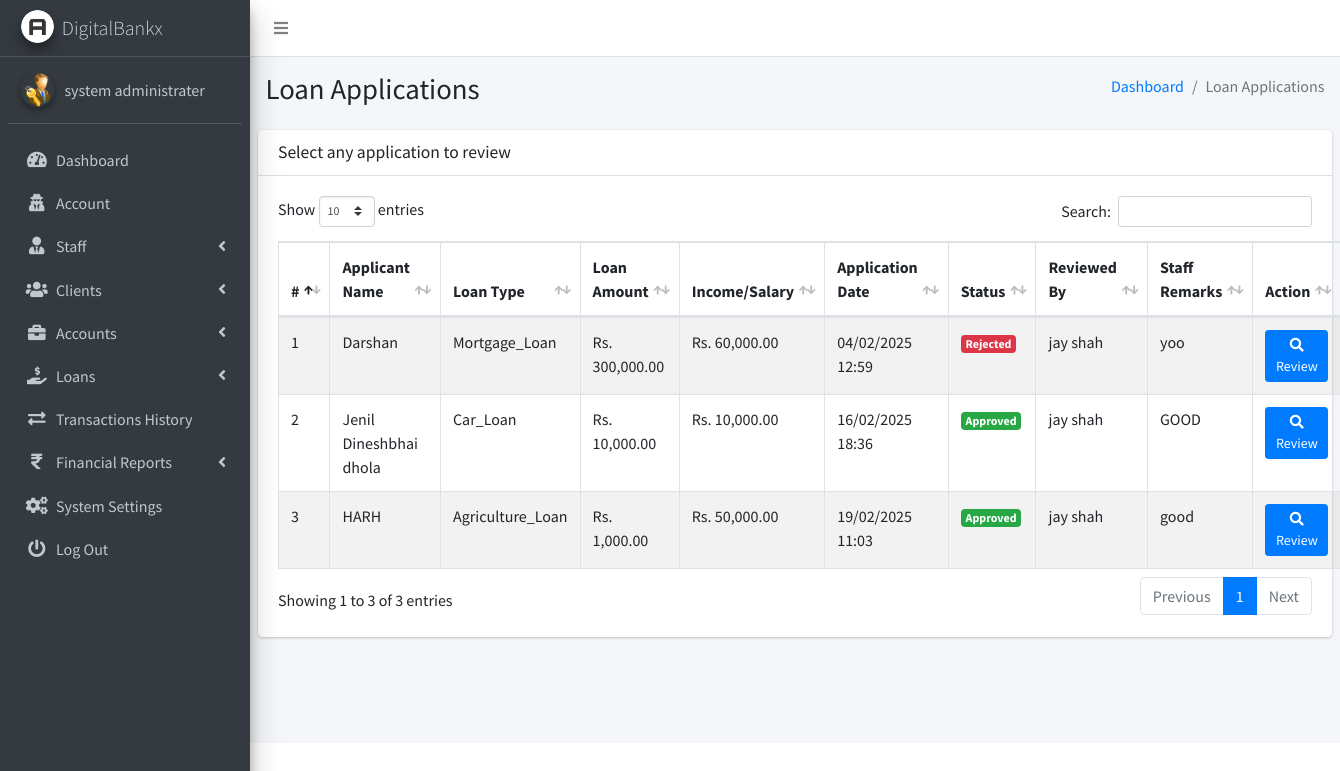
/admin/pages_review_loan_list.php (signed in), run on an earlier commit of the app's database.
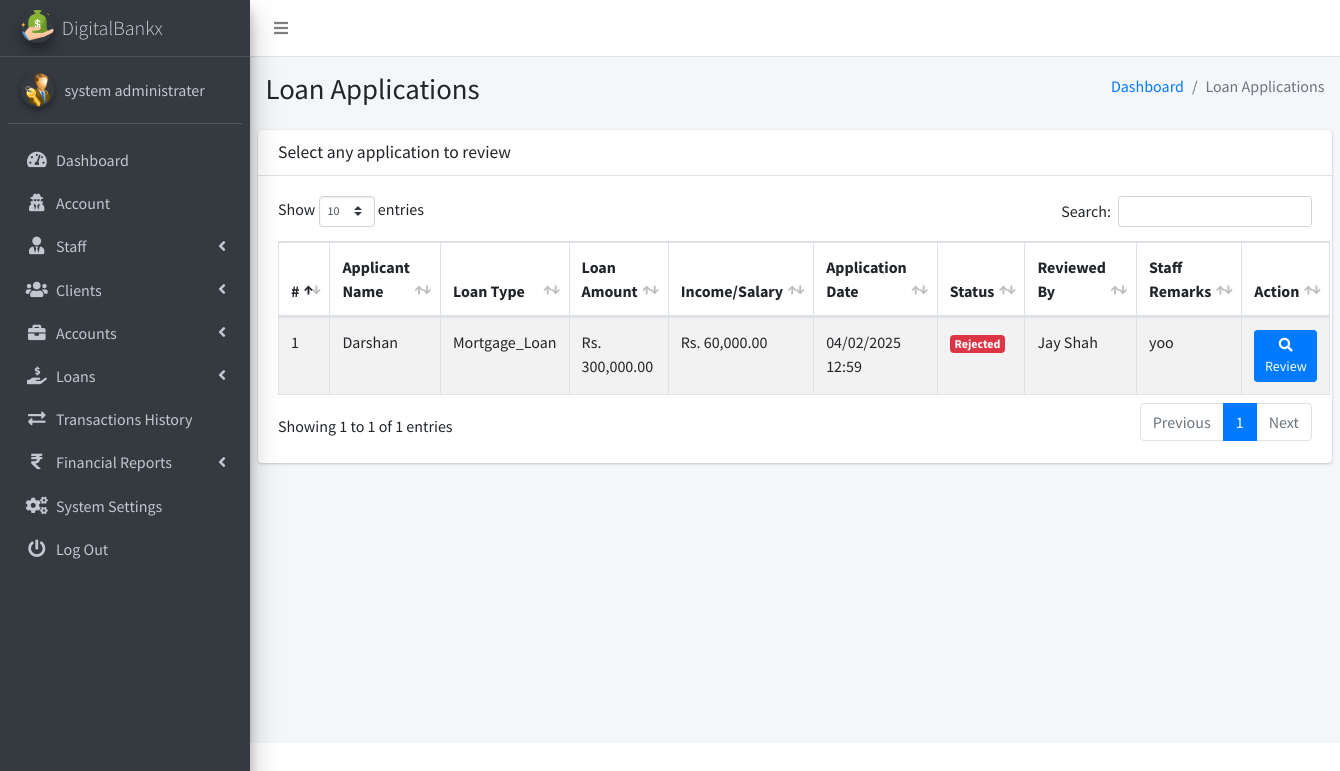
And on a later commit of the database.
### tables this page shows
CREATE TABLE `ib_systemsettings` (
  `id` int(20) NOT NULL,
  `sys_name` longtext NOT NULL,
  `sys_tagline` longtext NOT NULL,
  `sys_logo` varchar(200) NOT NULL,
  `is_active` tinyint(1) NOT NULL DEFAULT 1
);

CREATE TABLE `ib_admin` (
  `admin_id` int(11) NOT NULL,
  `name` varchar(200) NOT NULL,
  `email` varchar(200) NOT NULL,
  `number` varchar(200) NOT NULL,
  `password` varchar(200) NOT NULL,
  `profile_pic` varchar(200) NOT NULL,
  `is_active` tinyint(1) NOT NULL DEFAULT 1,
  `otp` varchar(6) DEFAULT NULL,
  `otp_expiry` datetime DEFAULT NULL
);

CREATE TABLE `loan_applications` (
  `id` int(10) UNSIGNED NOT NULL,
  `applicant_name` varchar(255) NOT NULL,
  `loan_amount` decimal(10,2) NOT NULL,
  `application_date` datetime DEFAULT current_timestamp(),
  `status` enum('pending','approved','rejected','recommended') NOT NULL,
  `reviewed_by` int(11) DEFAULT NULL,
  `admin_review_id` int(11) DEFAULT NULL,
  `review_date` datetime DEFAULT NULL,
  `staff_remark` text DEFAULT NULL,
  `admin_remark` text NOT NULL,
  `client_id` int(10) UNSIGNED NOT NULL,
  `loan_type_id` int(11) DEFAULT NULL,
  `is_approved_by_staff` tinyint(1) DEFAULT 0,
  `income_salary` decimal(10,2) NOT NULL
);

CREATE TABLE `loan_types` (
  `id` int(11) NOT NULL,
  `type_name` varchar(100) NOT NULL,
  `description` text DEFAULT NULL,
  `interest_rate` decimal(5,2) NOT NULL,
  `max_amount` decimal(15,2) NOT NULL,
  `created_at` timestamp NOT NULL DEFAULT current_timestamp(),
  `is_active` tinyint(1) NOT NULL DEFAULT 1
);

### admin/pages_review_loan_list.php (the view, shortened to what the changed rows need)
<?php
include('conf/config.php');
$query = "SELECT la.*, lt.type_name, la.income_salary, COALESCE(ibs.name, 'N/A') AS reviewer_name
          FROM loan_applications la
          LEFT JOIN loan_types lt ON la.loan_type_id = lt.id
          LEFT JOIN ib_staff ibs ON la.reviewed_by = ibs.staff_id
          WHERE la.status <> 'pending'";
$loanResult = $mysqli->query($query);
?>
<!DOCTYPE html>
<html>
<head>
    <?php include("dist/_partials/head.php"); ?>
</head>
<body class="hold-transition sidebar-mini layout-fixed layout-navbar-fixed">
    <div class="wrapper">
        <?php include("dist/_partials/sidebar.php"); ?>
        <div class="content-wrapper">
            <section class="content-header">
                <div class="container-fluid">
                    <div class="row mb-2">
                        <div class="col-sm-6">
                            <h1>Loan Applications</h1>
                        </div>
                    </div>
                </div>
            </section>
            <section class="content">
                <div class="row">
                    <div class="col-12">
                        <div class="card">
                            <div class="card-header">
                                <h3 class="card-title">Select any application to review</h3>
                            </div>
                            <div class="card-body">
                                <table id="example1" class="table table-bordered table-hover table-striped">
                                    <thead>
                                        <tr>
                                            <th>#</th>
                                            <th>Applicant Name</th>
                                            <th>Loan Type</th>
                                            <th>Loan Amount</th>
                                            <th>Income/Salary</th>
                                            <th>Application Date</th>
                                            <th>Status</th>
                                            <th>Reviewed By</th>
                                            <th>Staff Remarks</th>
                                            <th>Action</th>
                                        </tr>
                                    </thead>
                                    <tbody>
                                        <?php
    $cnt = 1;
    if ($loanResult->num_rows > 0) {
        while ($row = $loanResult->fetch_object()) {
            echo "<tr>";
            echo "<td>" . $cnt . "</td>";
            echo "<td>" . htmlspecialchars($row->applicant_name ?? '') . "</td>";
            echo "<td>" . htmlspecialchars($row->type_name ?? '') . "</td>";
            echo "<td>Rs. " . number_format($row->loan_amount, 2) . "</td>";
            echo "<td>Rs. " . number_format($row->income_salary, 2) . "</td>";
            echo "<td>" . date('d/m/Y H:i', strtotime($row->application_date)) . "</td>";
            $badgeClass = 'danger';
            if ($row->status == 'approved') {
                $badgeClass = 'success';
            }
            echo "<td><span class=\"badge badge-$badgeClass\">" . ucfirst($row->status) . "</span></td>";
            echo "<td>" . htmlspecialchars($row->reviewer_name ?? '') . "</td>";
            echo "<td>" . htmlspecialchars($row->staff_remark ?? '') . "</td>";
            echo "<td>
                    <a href=\"pages_review_loan.php?id=" . $row->id . "\" class=\"btn btn-primary btn-sm\">
                        <i class=\"fas fa-search\"></i> Review
                    </a>
                  </td>";
            echo "</tr>";
            $cnt++;
        }
    } else {
        echo "<tr><td colspan=\"10\">No loan applications found.</td></tr>";
    }
    ?>
                                    </tbody>
                                </table>
                            </div>
                        </div>
                    </div>
                </div>
            </section>
        </div>
    </div>
</body>
</html>

### admin/dist/_partials/sidebar.php (shortened to what the changed rows need)
<aside class="main-sidebar sidebar-dark-primary elevation-4">
    <?php
    $admin_id = $_SESSION['admin_id'];
    $query = "SELECT * FROM iB_admin WHERE admin_id = ?";
    $stmt = $mysqli->prepare($query);
    $stmt->bind_param('i', $admin_id);
    $stmt->execute();
    $res = $stmt->get_result();
    while ($row = $res->fetch_object()) {
        $profile_picture = empty($row->profile_pic)
            ? "<img src='dist/img/user_icon.png' class='img-circle elevation-2' alt='User Image'>"
            : "<img src='dist/img/$row->profile_pic' class='img-circle elevation-2' alt='User Image'>";
        $sys_query = "SELECT * FROM iB_SystemSettings";
        $stmt = $mysqli->prepare($sys_query);
        $stmt->execute();
        $sys_res = $stmt->get_result();
        while ($sys = $sys_res->fetch_object()) {
            ?>
            <a href="pages_dashboard.php" class="brand-link text-light">
                <img src="dist/img/<?php echo $sys->sys_logo; ?>" alt="Logo" class="brand-image img-circle elevation-3">
                <span class="brand-text font-weight-light"><?php echo $sys->sys_name; ?></span>
            </a>
            <div class="sidebar">
                <div class="user-panel mt-3 pb-3 mb-3 d-flex">
                    <div class="image"><?php echo $profile_picture; ?></div>
                    <div class="info">
                        <a href="#" class="d-block"><?php echo $row->name; ?></a>
                    </div>
                </div>
                <nav class="mt-2">
                    <ul class="nav nav-pills nav-sidebar flex-column" data-widget="treeview" role="menu">
                        <li class="nav-item">
                            <a href="pages_dashboard.php" class="nav-link">
                                <i class="nav-icon fas fa-tachometer-alt"></i>
                                <p>Dashboard</p>
                            </a>
                        </li>
                        <li class="nav-item">
                            <a href="pages_account.php" class="nav-link">
                                <i class="nav-icon fas fa-user-secret"></i>
                                <p>Account</p>
                            </a>
                        </li>
                        <li class="nav-item has-treeview">
                            <a href="#" class="nav-link">
                                <i class="nav-icon fas fa-user-tie"></i>
                                <p>Staff <i class="fas fa-angle-left right"></i></p>
                            </a>
                        </li>
                        <li class="nav-item has-treeview">
                            <a href="#" class="nav-link">
                                <i class="nav-icon fas fa-users"></i>
                                <p>Clients <i class="fas fa-angle-left right"></i></p>
                            </a>
                        </li>
                        <li class="nav-item has-treeview">
                            <a href="#" class="nav-link">
                                <i class="nav-icon fas fa-briefcase"></i>
                                <p>Accounts <i class="fas fa-angle-left right"></i></p>
                            </a>
                        </li>
                        <li class="nav-item has-treeview">
                            <a href="#" class="nav-link">
                                <i class="nav-icon fas fa-hand-holding-usd"></i>
                                <p>
                                    Loans
                                    <i class="fas fa-angle-left right"></i>
                                </p>
                            </a>
                        </li>
                        <li class="nav-item">
                            <a href="pages_transactions_engine.php" class="nav-link">
                                <i class="nav-icon fas fa-exchange-alt"></i>
                                <p>Transactions History</p>
                            </a>
                        </li>
                        <li class="nav-item has-treeview">
                            <a href="#" class="nav-link">
                                <i class="nav-icon fas fa-rupee-sign"></i>
                                <p>Financial Reports <i class="fas fa-angle-left right"></i></p>
                            </a>
                        </li>
                        <li class="nav-item">
                            <a href="pages_system_settings.php" class="nav-link">
                                <i class="nav-icon fas fa-cogs"></i>
                                <p>System Settings</p>
                            </a>
                        </li>
                        <li class="nav-item">
                            <a href="pages_logout.php" class="nav-link">
                                <i class="nav-icon fas fa-power-off"></i>
                                <p>Log Out</p>
                            </a>
                        </li>
                    </ul>
                </nav>
            </div>
        </aside>
    <?php }
    } ?>

What changed in the data, as far as the page shows it:
removed loan_applications: applicant_name "Jenil Dineshbhai dhola", loan_type.type_name "Car_Loan", loan_amount "10,000.00", income_salary "10,000.00", application_date "16/02/2025 18:36", status "Approved", reviewer_name "jay shah", staff_remark "GOOD"
removed loan_applications: applicant_name "HARH", loan_type.type_name "Agriculture_Loan", loan_amount "1,000.00", income_salary "50,000.00", application_date "19/02/2025 11:03", status "Approved", reviewer_name "jay shah", staff_remark "good"
changed ib_systemsettings "DigitalBankx": sys_logo: a different picture
computed for loan_applications "Darshan": reviewer_name "jay shah" → "Jay Shah"
Also different on the page:
text written by a page script: "Show entries Search: Showing 1 to 3 of 3 entries Previous 1 Next" → "Show entries Search: Showing 1 to 1 of 1 entries Previous 1 Next"
